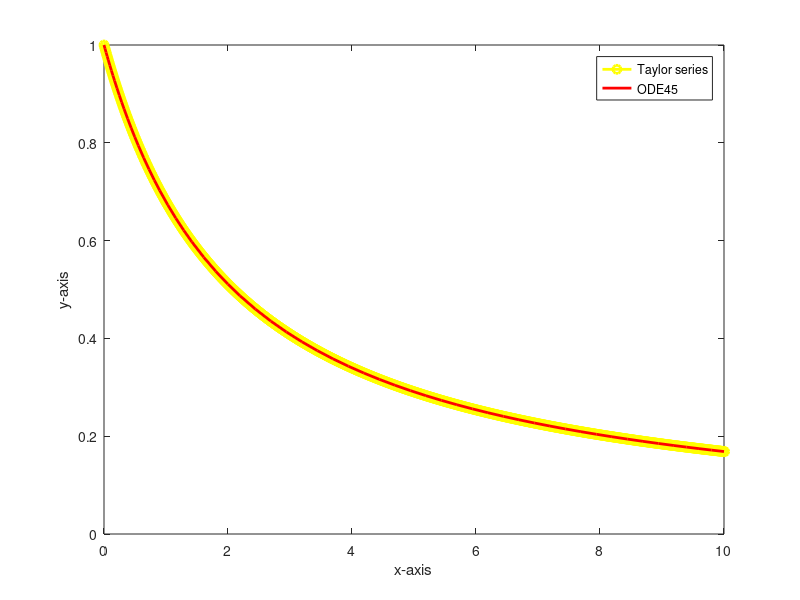

Recreate this plot in MATLAB.
clear
close all

f = @(x, y) cos(y) - 1;
d_f = @(x, y) -sin(y)*(cos(y) - 1);

x(1) = 0;
y(1) = 1;
h = 0.01;
n = 10/h + 1;

for i = 1:n
    x(i + 1) = x(i) + h;
    y(i + 1) = y(i) + h*f(x(i), y(i)) + (h^2 / 2)*d_f(x(i), y(i));
end

fprintf("y(%f) = %f \n", x(n), y(n));

plot(x, y, '-oy', 'LineWidth', 2);
hold on;
xspan = [0 10];
y0 = 1;
[x, y] = ode45(@(x, y) cos(y) - 1, xspan, y0);
plot(x, y, 'r', 'LineWidth', 2);
xlim([0 10])
xlabel('x-axis');
ylabel('y-axis');

legend({'Taylor series', 'ODE45'})